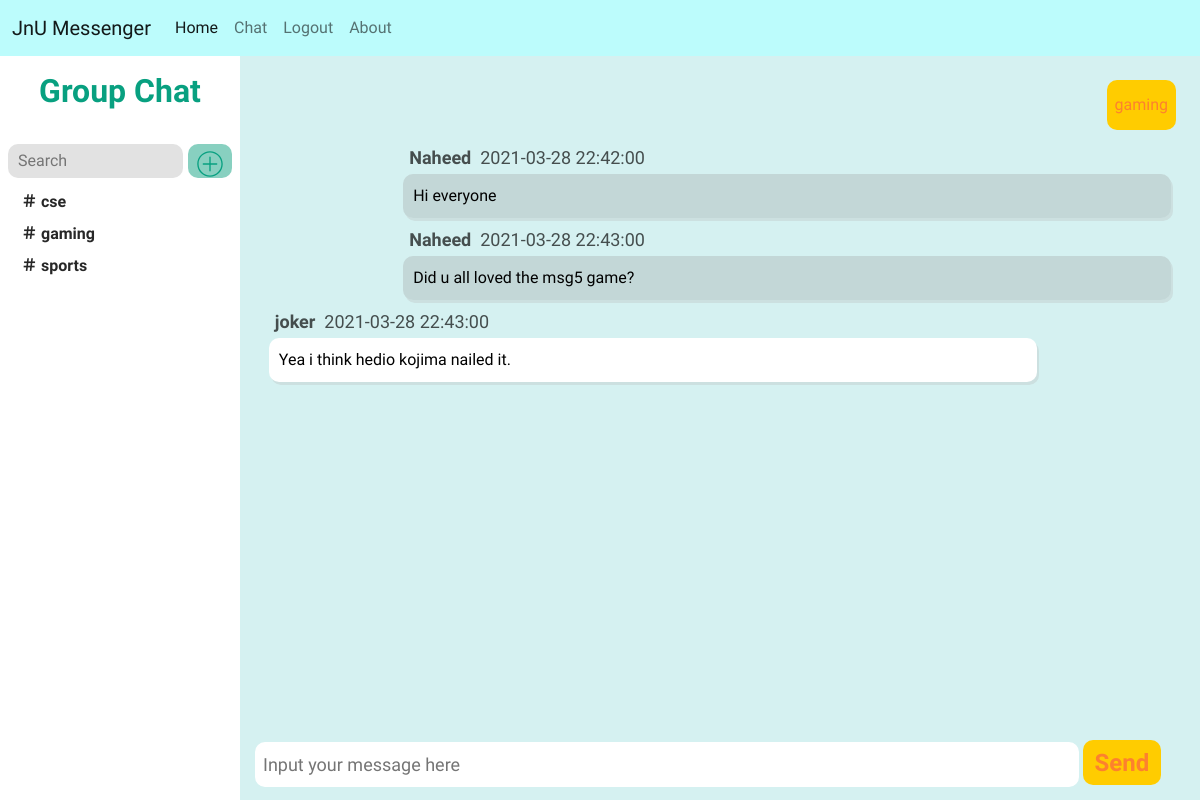
/chat/2 (signed in), run on the app's committed database.
### website/models.py (models this page shows)
class Room(db.Model):
    id = db.Column(db.Integer , primary_key = True)
    roomid = db.Column(db.String(150) , unique = True)
    userid = db.Column(db.String(150),db.ForeignKey('user.id'))
    grouplimit = db.Column(db.String(150) , default = 2)
    participants = db.relationship("Participant" , backref = "room")
    messages = db.relationship("Message" , backref = "room")

class Participant(db.Model):
    id = db.Column(db.Integer , primary_key = True)
    userid = db.Column(db.String(150),db.ForeignKey('user.id'))
    roomid = db.Column(db.String(150),db.ForeignKey('room.id'))
    roomname = db.Column(db.String(150))

class Message(db.Model):
    id = db.Column(db.Integer , primary_key = True)
    date = db.Column(db.DateTime(timezone=True), default = func.now())
    message = db.Column(db.String(10000))
    username = db.Column(db.String(100))
    userid = db.Column(db.String(150),db.ForeignKey('user.id'))
    roomid = db.Column(db.String(150),db.ForeignKey('room.id'))

### website/views.py (the view)
@views.route('/chat')
@views.route('/chat/<room_id>')
@login_required
def chat(room_id = ''):
    rooms = Participant.query.filter_by(userid = current_user.id).all()
    messages = Message.query.order_by(Message.date).filter_by(roomid = room_id).all()
    room_name = Room.query.filter_by(id = room_id).first()
    return render_template('chat.html', user = current_user , rooms = rooms , messages = messages , room_id = room_id , room_name = room_name)

### website/templates/chat.html (shortened to what this page needs)
{% extends "base.html" %}
{% block headlink %}
<link rel='stylesheet' href="{{url_for('static' , filename='chat-style.css')}}">
{% endblock %}
{% block content %}
<div class='left-navbar' id='left-navbar'>
    <div class='room-name' id='room-name'>
        {%if room_name %}
            <span>{{room_name.roomid }}</span><br>
        {% else %}
            <span>Room name</span><br>
        {% endif %}
    </div>
    <div class='groupbox' id='groupbox'>
        <div class='Chat-Groups' id='Chat-Groups'>Group Chat</div>
    </div>
    <div class='searchbox' id='searchbox'>
        <input class='search' type="text" id="search" placeholder="Search">
        <div class='option' id='option'>
            <a href='/options'>
            </a>
        </div>
    </div>
    <ul class='left-navbar-nav'>
        {% for room in rooms%}
            <li class='left-nav-item'>
                <a href="/chat/{{room.roomid}}" class="left-nav-link" >
                    <span class='link-text'>&#65283;&nbsp;{{room.roomname}}</span>
                </a>
            </li>
        {% endfor %}
    </ul>
</div>
<main class='main-container'>
    <div class='chat-area' id='chat-area'>
        {% for message in messages %}
            {% if message.userid | string() == user.id | string() %}
                <div class='parent-container-right' id='parent-container-right'>
                    <div class='username' id='username'><b>{{message.username}}</b>&nbsp;&nbsp;{{message.date}}</div>
                    <div class="container darker">
                        <span>{{message.message}}</span>
                    </div>
                </div>
            {% else %}
                <div class=parent-container id='parent-container'>
                    <div class='username' id='username'><b>{{message.username}}</b>&nbsp;&nbsp;{{message.date}}</div>
                    <div class="container">
                        <span>{{message.message}}</span>
                    </div>
                </div>
            {% endif %}
        {% endfor%}
    </div>
    <form class='message_input_form' id="message_input_form">
        <input class='message_input' type="text" id="message_input" placeholder="Input your message here">
        <button class='message_input_button' type="submit"><b>Send</b></button>
    </form>
</main>
{% endblock %}

### website/templates/base.html (shortened to what this page needs)
<!DOCTYPE html>
<html lang="en">
<head>
    <link href="https://cdn.jsdelivr.net/npm/bootstrap@5.0.0-beta2/dist/css/bootstrap.min.css" rel="stylesheet"
>
    {% block headlink %}{% endblock %}
</head>
<body>
    <nav class="navbar sticky-top navbar-expand-lg navbar-light " style="background-color: #bcfcfc;">
        <div class="container-fluid">
            <a class="navbar-brand" href="#">JnU Messenger</a>
            <div class="collapse navbar-collapse" id="navbarNavAltMarkup">
                <div class="navbar-nav">
                    {% if user.is_authenticated %}
                    <a class="nav-link active" aria-current="page" id="home" href="/">Home</a>
                    <a class="nav-link" id="chat" href="/chat">Chat</a>
                    <a class="nav-link" id="logout" href="/logout">Logout</a>
                    <a class="nav-link" id="about" href="#">About</a>
                    {% else %}
                    <a class="nav-link active" aria-current="page" id="home" href="/">Home</a>
                    <a class="nav-link" id="login" href="/login">Login</a>
                    <a class="nav-link" id="signup" href="/signup">Signup</a>
                    <a class="nav-link" id="about" href="#">About</a>
                    {% endif %}
                </div>
            </div>
        </div>
    </nav>
    {% block content %}
    {% endblock %}
</body>
</html>

### website/static/chat-style.css (style rules this page uses)
:root { font-size: 16px; font-family: "B612", serif; --text-primary: #b6b6b6; --text-secondary: #ececec; --bg-primary: #23232e; --bg-secondary: #141418; --primary-accent: #08A080; --secondary-accent: #88D0C0; --orange-primary: #fd812e; --orange-secondary: #FFCC00; --chatui: #d5f1f1; }
body { font-family: "B612", serif; color: black; background-color: var(--chatui); margin: 0; padding: 0; }
main { background-color: var(--chatui); }
@media screen and (min-width:961px) { .left-navbar { width: 20%; height: 100vh; position: fixed; background-color: white; transition: 200ms ease; } }
@media screen and (min-width:961px) { .left-navbar-nav { background-color: white; max-height: 75vh; list-style: none; padding: 0; margin: 0; display: flex; flex-direction: column; align-items: left; overflow: auto; } }
@media screen and (min-width:961px) { .left-nav-item { border-radius: 10px; margin-left: 5px; margin-right: 5px; } }
@media screen and (min-width:961px) { .left-nav-link { display: flex; align-items: center; height: 2rem; text-decoration: none; } }
@media screen and (min-width:961px) { .link-text { color: rgba(0, 0, 0, 0.849); font-weight: bold; margin-left: 1rem; margin-right: 1rem; } }
@media screen and (min-width:961px) { .groupbox { height: 10%; display: flex; align-items: center; flex-direction: column; justify-content: center; padding: 5px; } }
@media screen and (min-width:961px) { .Chat-Groups { font-size: xx-large; font-weight: bold; margin-bottom: 10px; color: var(--primary-accent); } }
@media screen and (min-width:961px) { .searchbox { display: flex; flex-direction: row; padding: 8px; height: 50px; } }
@media screen and (min-width:961px) { .search { width: 80%; padding-left: 10px; border-radius: 10px; background-color: rgb(226, 226, 226); border: 0; outline: none; margin-right: 5px; } }
@media screen and (min-width:961px) { .option { display: flex; border-radius: 10px; width: 20%; align-items: center; justify-content: center; font-size: xx-large; font-weight: bold; background-color: var(--secondary-accent); } }
@media screen and (min-width:961px) { .svg-icon { width: 1em; height: 1em; } }
@media screen and (min-width:961px) { .chat-area { margin-block-start: 80px; margin-block-end: 70px; background-color: var(--chatui); } }
@media screen and (min-width:961px) { .main-container { margin-left: 20%; display: flex; flex: auto; flex-direction: column; height: 100%; } }
@media screen and (min-width:961px) { .container { background-color: white; box-shadow: 2px 3px #cce0e0; border-radius: 10px; padding: 10px; word-wrap: break-word; } }
@media screen and (min-width:961px) { .darker { background-color: rgba(156, 156, 156, 0.315); word-wrap: break-word; } }
@media screen and (min-width:961px) { .container::after { content: ""; clear: both; display: table; } }
@media screen and (min-width:961px) { .parent-container { width: 80%; float: left; margin-left: 3%; } }
@media screen and (min-width:961px) { .parent-container-right { width: 80%; float: right; margin-right: 3%; } }
@media screen and (min-width:961px) { .username { margin-left: 6px; margin-top: 8px; margin-bottom: 3px; font-size: large; color: rgba(0, 0, 0, 0.678); } }
@media screen and (min-width:961px) { .room-name { position: fixed; background-color: var(--orange-secondary); color: var(--orange-primary); right: 0; margin-top: 2%; margin-right: 2%; border-radius: 10px; height: 50px; align-items: center; display: flex; align-items: center; padding-left: 8px; padding-right: 8px; } }
@media screen and (min-width:961px) { .message_input_form { position: fixed; bottom: 0; height: 45px; width: 100%; margin-bottom: 15px; } }
@media screen and (min-width:961px) { .message_input { margin-left: 15px; ; height: 45px; width: calc(77% - 100px); border-radius: 10px; padding-left: 8px; border: 0; outline: none; font-size: large; } }
@media screen and (min-width:961px) { .message_input_button { width: 78px; height: 45px; background-color: var(--orange-secondary); color: var(--orange-primary); border: 0; border-radius: 10px; font-size: x-large; } }

### data on the page
Room: roomid "gaming"
Participant: roomname "cse"
Participant: roomname "gaming"
Participant: roomname "sports"
Message: username "Naheed", date "2021-03-28 22:42:00", message "Hi everyone"
Message: username "Naheed", date "2021-03-28 22:43:00", message "Did u all loved the msg5 game?"
Message: username "joker", date "2021-03-28 22:43:00", message "Yea i think hedio kojima nailed it."
